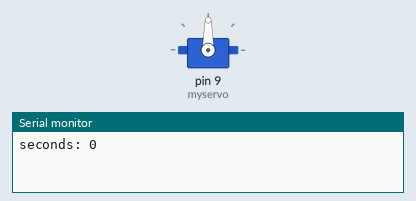
Simulated run of this sketch. Board: Arduino Uno, built with avr-gcc and run on an emulated ATmega328P. On the bench: servo, the last lines printed to the serial monitor.

Above: at 0.1 s.
At 120.1 s:
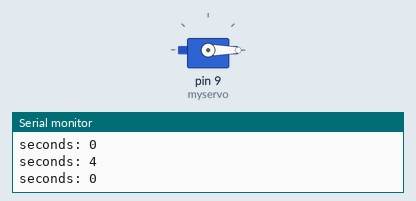
Timing chart, 0 to 125.5 s (numbered marks = the images above):
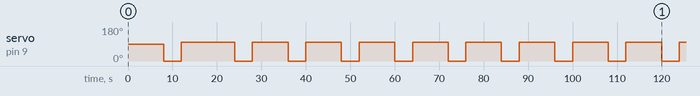

The sketch:

main.ino
```cpp
#include <Servo.h>

Servo myservo;

unsigned long startTime = 0;

unsigned long seconds = 0;
unsigned long minutes = 0;
unsigned long hours = 0;

void setup() {
  Serial.begin(9600);
  myservo.attach(9);
}

void loop() {

    if (startTime == 0) {
      startTime = millis();
    }

    unsigned long elapsedTime = millis() - startTime;

    seconds = elapsedTime / 1000;
    minutes = seconds / 60;
    hours = minutes / 60;

    seconds = seconds % 60;
    minutes = minutes % 60;
    hours = hours;

    if (seconds > 3){
          myservo.write(0);
          delay(4000);

          myservo.write(100);
          startTime = 0;
    }

    Serial.print("seconds: ");
    Serial.println(seconds);
    Serial.println("");

    delay(4000);
}
```

Measured:
- by itself, servo on pin 9 (myservo): goes 0° 4.0 s, 100° 12.0 s, 8 × (0° 4.0 s, 100° 8.0 s), 0° 4.0 s, then 100°
